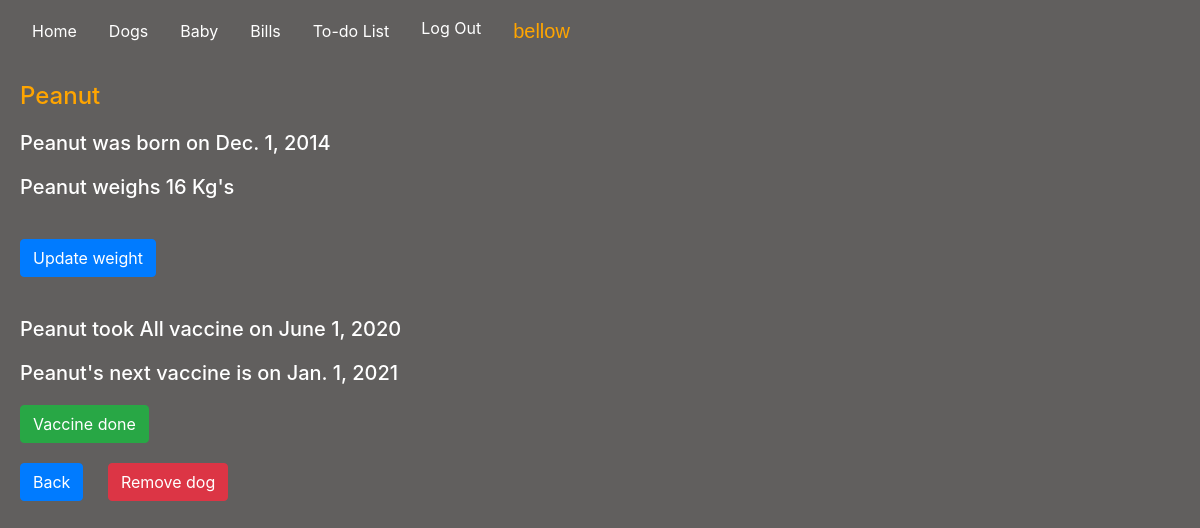
Page /dogs/Peanut (signed in) on the committed database.
### housemanager/models.py (models this page shows, shortened)
class Dogs(models.Model):
    dog_name = models.CharField(max_length=200)
    dog_birthdate = models.DateField(auto_now=False, auto_now_add=False)
    dog_weight = models.IntegerField(default=0)
    def __str__(self):
        return f"{self.dog_name}"

class Vaccine(models.Model):
    vaccine_dog = models.ForeignKey(Dogs, on_delete=models.CASCADE)
    vaccine_type = models.CharField(max_length=200)
    vaccine_lastdate = models.DateField(auto_now=False, auto_now_add=False)
    vaccine_duedate = models.DateField(auto_now=False, auto_now_add=False)
    v_done = models.BooleanField(default=False)

### housemanager/views.py (the view)
# urls.py: path("dogs/<str:name>", views.dog_name, name="dog_name"),
@login_required(login_url="/login")
def dog_name(request, name):
    if request.method == "GET":
        dog_details = Dogs.objects.filter(dog_name=name)
        dog_id = Dogs.objects.get(dog_name = name)
        try:
            dog_vac = Vaccine.objects.get(vaccine_dog = dog_id)
            return render(request, "housemanager/dog_name.html", {
            "dog_details": dog_details,
            "vaccine": dog_vac,
        })
        except:
            return render(request, "housemanager/dog_name.html", {
            "dog_details": dog_details,
            })
    elif request.method == "POST":
        pass

### housemanager/templates/housemanager/dog_name.html (shortened to what this page needs)
{% extends "housemanager/layout.html" %}
{% load static %}
{% block body %}
    {% for dog_details in dog_details %}
        <h4 style="color: orange;" id="name">{{dog_details.dog_name}}</h4>
        <h5>{{dog_details.dog_name}} was born on {{dog_details.dog_birthdate}}</h5>
        <h5 id="weight-field">{{dog_details.dog_name}} weighs {{dog_details.dog_weight}} Kg's</h5>
        <button id="weight" class="btn-primary btn">Update weight</button>
    {% endfor %}
    {% if vaccine %}
        <h5>{{vaccine.vaccine_dog}} took {{vaccine.vaccine_type}} vaccine on {{vaccine.vaccine_lastdate}}</h5>
        <h5>{{vaccine.vaccine_dog}}'s next vaccine is on {{vaccine.vaccine_duedate}}</h5>
        <button class="btn btn-success" id="vacc-done">Vaccine done</button>
    {% endif %}
<button id="back" class="btn-primary btn">Back</button>
<button id="remove" class="btn btn-danger">Remove dog</button>
{% endblock %}

### housemanager/templates/housemanager/layout.html (shortened to what this page needs)
{% load static %}
<!DOCTYPE html>
<html lang="en">
    <head>
        <link rel="stylesheet" href="https://stackpath.bootstrapcdn.com/bootstrap/4.4.1/css/bootstrap.min.css">
        <link href="{% static 'housemanager/styles.css' %}" rel="stylesheet">
    </head>
    <body>
        <nav id="topnav" class="navbar navbar-expand-lg">
            <a class="nav-link active" href="{% url 'index' %}">Home</a>
            <a class="nav-link active" href="{% url 'dogs' %}">Dogs</a>
            <a class="nav-link active" href="{% url 'baby' %}">Baby</a>
            <a class="nav-link active" href="{% url 'bills' %}">Bills</a>
            <a class="nav-link active" href="{% url 'todo' %}">To-do List</a>
            <div>
              <ul class="nav">
                {% if user.is_authenticated %}
                    <li class="nav-item">
                        <a class="nav-link" href="{% url 'logout' %}">Log Out</a>
                    </li>
                    <li class="nav-item">
                        <a class="nav-link" id="user" >{{user}}</a>
                    </li>
                {% else %}
                    <li class="nav-item">
                        <a class="nav-link" href="{% url 'login' %}">Log In</a>
                    </li>
                {% endif %}
              </ul>
            </div>
         </nav>
                {% block body %}
                {% endblock %}
    </body>
</html>

### housemanager/static/housemanager/styles.css (style rules this page uses)
html, body { background-color: #615f5e; margin: 0; padding: 0; display: block; }
h4, h3 { color: white; margin: 20px; }
h5, h6 { color: white; margin: 20px; }
a { color: white; }
.btn-primary { margin: 20px; }
#vacc-done { margin-left: 20px; }
#user { color: orange; font-size: 15pt; font-family: 'Lucida Sans', 'Lucida Sans Regular', 'Lucida Grande', 'Lucida Sans Unicode', Geneva, Verdana, sans-serif; }

### rows in the picture
Dogs: dog_name "Peanut", dog_birthdate "Dec. 1, 2014", dog_weight "16"
Vaccine: vaccine_dog "Peanut", vaccine_type "All", vaccine_lastdate "June 1, 2020", vaccine_duedate "Jan. 1, 2021"

### other values in the picture
{{ user }} "bellow"
